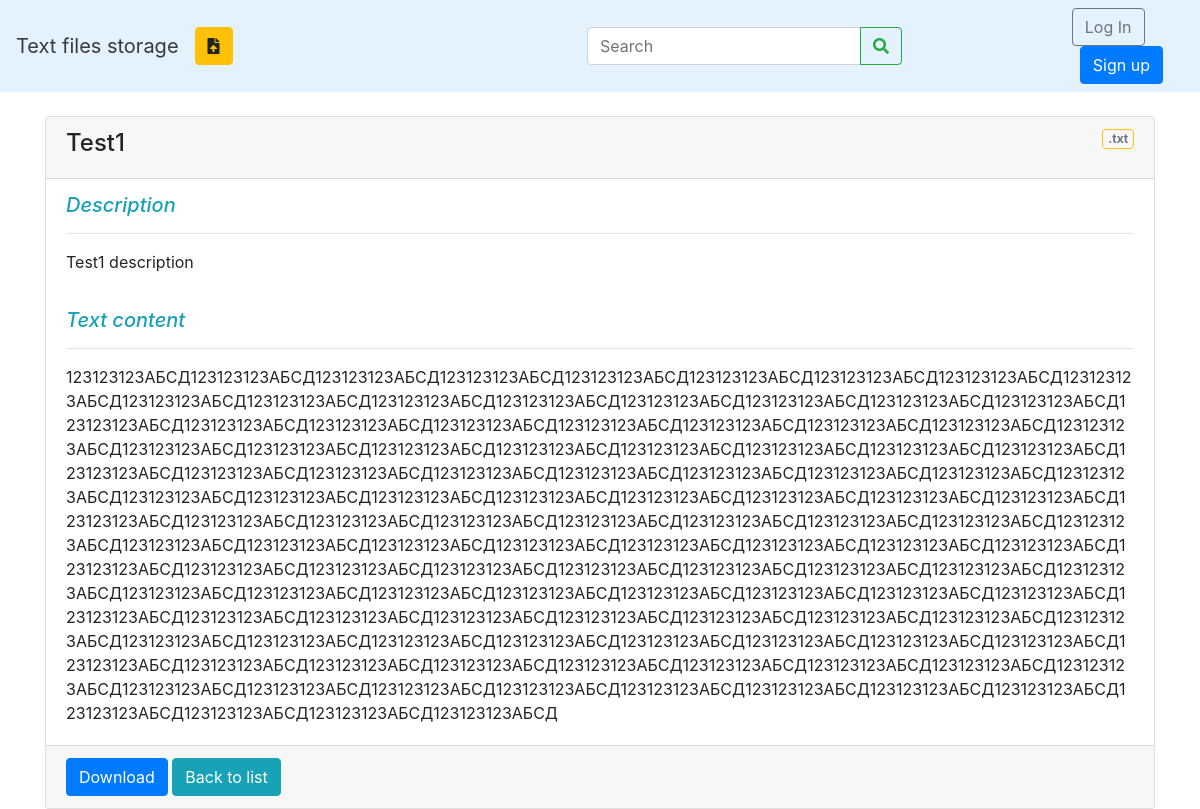
The page /test1/ on the database its author committed.
### files/models.py (models this page shows, shortened)
class File(models.Model):
    name = models.CharField(max_length=255, unique=True)
    description = models.TextField(null=True, blank=True)
    source = models.FileField(upload_to=upload_location,
                              validators = [validate_file_extensions])
    text = models.TextField()
    slug = models.SlugField(max_length=48)
    uploaded_by = models.ForeignKey(
        get_user_model(),
        on_delete=models.CASCADE,
        null=True,
        blank=True,
    )
    def get_ext(self):
        ext = os.path.splitext(self.source.path)[1]
        return ext
    class Meta:
        ordering = ['id']

### files/views.py (the view)
# urls.py: path('<slug:slug>/', FileDetailView.as_view(), name='file_detail'),
class FileDetailView(generic.DetailView):
    model = File
    template_name = 'file_detail.html'

### templates/file_detail.html (shortened to what this page needs)
{% extends 'base.html' %}
{% block content %}
    <div class="card">
        <div class="card-header d-flex justify-content-end">
            <h4>{{ file.name }}</h4>
            <span class="badge text-wrap border border-warning ml-auto text-secondary h-100">
                {{ file.get_ext }}
            </span>
        </div>
        <div class="card-body">
            {% if file.description %}
                <h5 class="card-subtitle mb-2 text-info"><i>Description</i></h5>
                <hr/>
                <p>
                    {{ file.description }}
                </p>
                <br/>
            {% endif %}
            <h5 class="card-subtitle mb-2 text-info"><i>Text content</i></h5>
            <hr/>
            <p class="card-text">{{ file.text }}</p>
        </div>
        <div class="card-footer">
            <a href="{% url 'file_download' file.slug %}" class="btn btn-primary">Download</a>
            <a href="{% url 'file_list' %}" class="btn btn-info">Back to list</a>
        </div>
    </div>
{% endblock content %}

### rows shown on the page
File: name "Test1", get_ext ".txt", description "Test1 description", text "123123123АБСД123123123АБСД123123123АБСД123123123АБСД123123123АБСД123123123АБСД123123123АБСД123123123АБСД123123123АБСД123123123АБСД123123123АБСД123123123АБСД123123123АБСД123123123АБСД123123123АБСД123123123АБСД123123123АБСД123123123АБСД123123123АБСД123123123АБСД123123123АБСД123123123АБСД123123123АБСД123123123АБСД123123123АБСД123123123АБСД123123123АБСД123123123АБСД123123123АБСД123123123АБСД123123123АБСД123123123АБСД123123123АБСД123123123АБСД123123123АБСД123123123АБСД123123123АБСД123123123АБСД123123123АБСД123123123АБСД123123123АБСД123123123АБСД123123123АБСД123123123АБСД123123123АБСД123123123АБСД123123123АБСД123123123АБСД123123123АБСД123123123АБСД123123123АБСД123123123АБСД123123123АБСД123123123АБ…"
